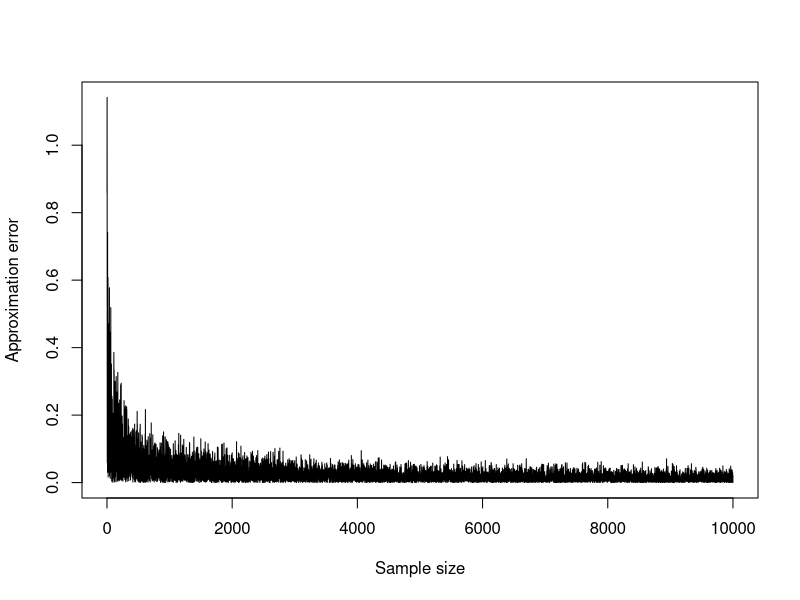
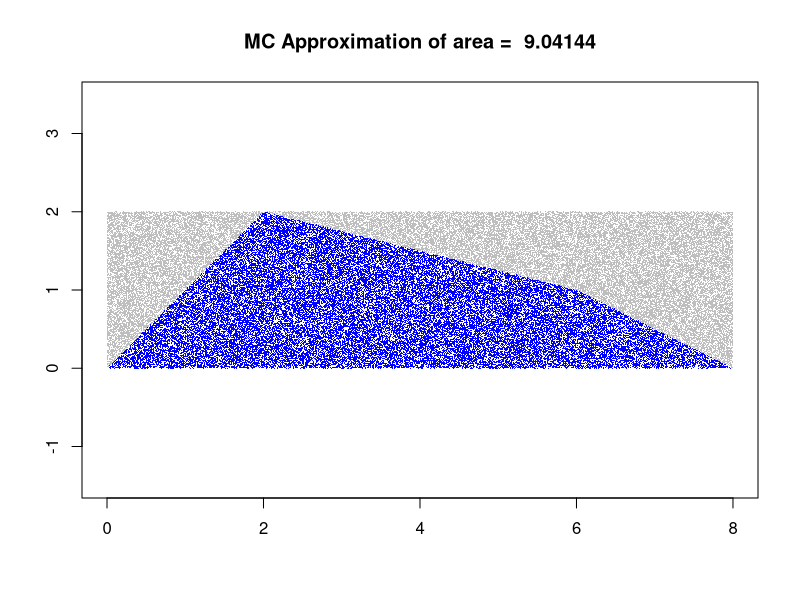

These charts were generated, in order, by the following R code:
#Exercise 1

realPI = 3.14159265
List <- vector()

for (i in 1:10000)
{
  runs <- i
  xs <- runif(runs,min = -0.5,max = 0.5)
  ys <- runif(runs,min = -0.5,max = 0.5)
  in.circle <- xs^2 + ys^2 <= 0.5^2
  mc.pi <- (sum(in.circle)/runs)*4
  List <- c(List,abs(realPI-mc.pi))
}

plot(List,type="l",xlab="Sample size",ylab="Approximation error")

#Exercise 2

runs <- 100000
xs <- runif(runs,min = 0,max = 8)
ys <- runif(runs,min = 0,max = 2)
in.figure <- (xs<=2 & ys<=xs) | (xs>2 & xs<=6 & ys<=(-1/4)*xs+(5/2)) | (xs>6 & ys<=(-1/2)*xs+4)
mc.area <- (sum(in.figure)/runs)*16 
plot(xs,ys,pch='.',col=ifelse(in.figure,"blue","grey"),xlab = '',ylab = '',asp = 1,main = paste("MC Approximation of area = ",mc.area))